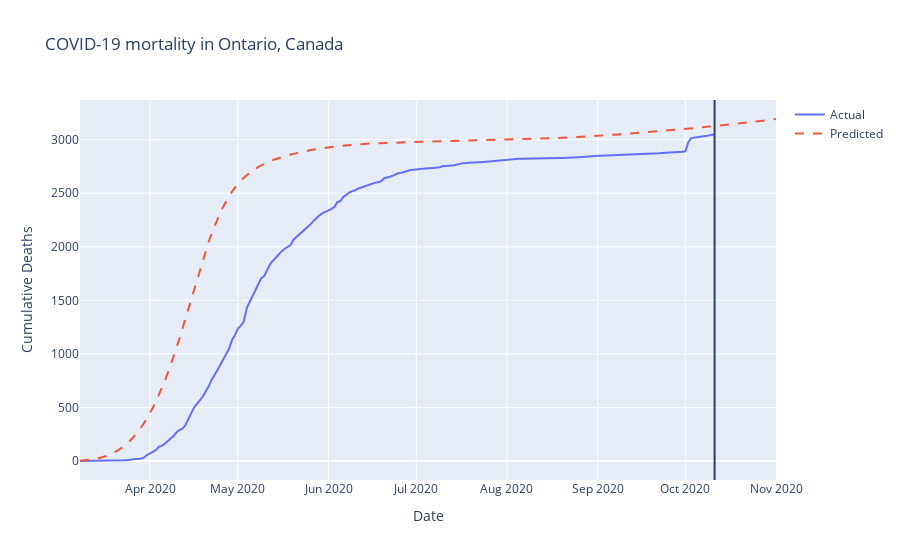

Here is the notebook cell this chart was saved with:
### Code cell
# Plot results
plot_predictions(mortality_pred)

### Figure 1 — Plotly figure (JSON) as saved in the notebook; plotly's stock layout.template omitted (floating-point values rounded to 4 significant figures; data arrays with more than 128 entries replaced by an {"elided": "..."} marker saying what was removed)
{"data": [{"mode": "lines", "name": "Actual", "type": "scatter", "x": {"elided": "239 str values"}, "y": {"elided": "239 int values"}}, {"line": {"dash": "dash"}, "mode": "lines", "name": "Predicted", "type": "scatter", "x": {"elided": "239 str values"}, "y": {"elided": "239 float values"}}], "layout": {"autosize": true, "shapes": [{"type": "line", "x0": "2020-10-11", "x1": "2020-10-11", "xref": "x", "y0": 0, "y1": 1, "yref": "paper"}], "title": {"text": "COVID-19 mortality in Ontario, Canada"}, "xaxis": {"autorange": true, "range": ["2020-03-08", "2020-11-01"], "title": {"text": "Date"}, "type": "date"}, "yaxis": {"autorange": true, "range": [-177.4, 3370.0], "title": {"text": "Cumulative Deaths"}, "type": "linear"}}}
